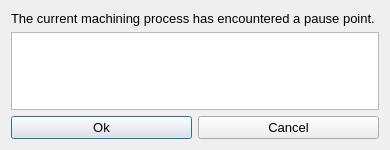
<?xml version="1.0" encoding="UTF-8"?>
<ui version="4.0">
 <class>Dialog_ExecutionPaused</class>
 <widget class="QDialog" name="Dialog_ExecutionPaused">
  <property name="geometry">
   <rect>
    <x>0</x>
    <y>0</y>
    <width>390</width>
    <height>150</height>
   </rect>
  </property>
  <property name="sizePolicy">
   <sizepolicy hsizetype="Fixed" vsizetype="Fixed">
    <horstretch>0</horstretch>
    <verstretch>0</verstretch>
   </sizepolicy>
  </property>
  <property name="minimumSize">
   <size>
    <width>390</width>
    <height>150</height>
   </size>
  </property>
  <property name="maximumSize">
   <size>
    <width>390</width>
    <height>150</height>
   </size>
  </property>
  <property name="windowTitle">
   <string>Pause Dialog</string>
  </property>
  <property name="modal">
   <bool>false</bool>
  </property>
  <layout class="QGridLayout" name="gridLayout">
   <item row="0" column="0" colspan="2">
    <widget class="QLabel" name="label">
     <property name="font">
      <font>
       <pointsize>10</pointsize>
      </font>
     </property>
     <property name="text">
      <string>The current machining process has encountered a pause point. </string>
     </property>
    </widget>
   </item>
   <item row="1" column="0" colspan="2">
    <widget class="QTextBrowser" name="textBrowser">
     <property name="font">
      <font>
       <pointsize>10</pointsize>
      </font>
     </property>
    </widget>
   </item>
   <item row="2" column="0">
    <widget class="QPushButton" name="pushButton_Ok">
     <property name="font">
      <font>
       <pointsize>10</pointsize>
      </font>
     </property>
     <property name="text">
      <string>Ok</string>
     </property>
    </widget>
   </item>
   <item row="2" column="1">
    <widget class="QPushButton" name="pushButton_Cancel">
     <property name="font">
      <font>
       <pointsize>10</pointsize>
      </font>
     </property>
     <property name="text">
      <string>Cancel</string>
     </property>
    </widget>
   </item>
  </layout>
 </widget>
 <resources/>
 <connections/>
</ui>
